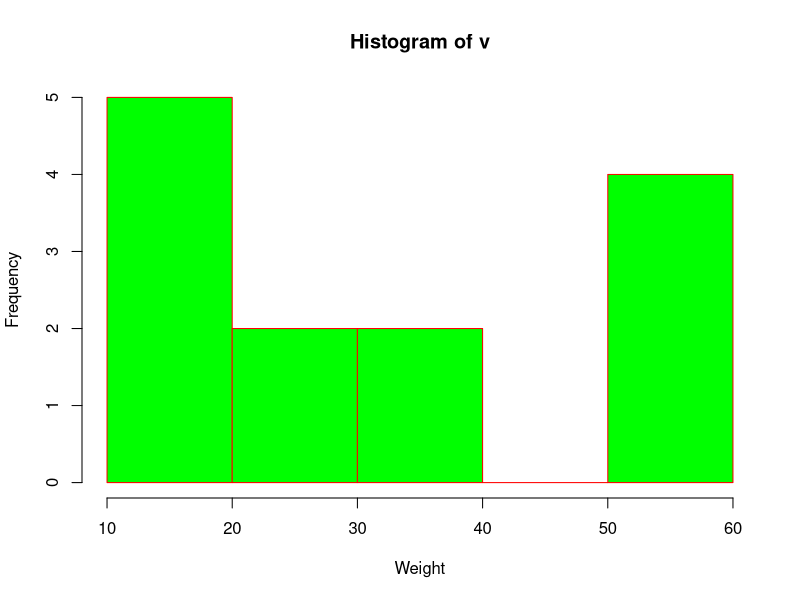
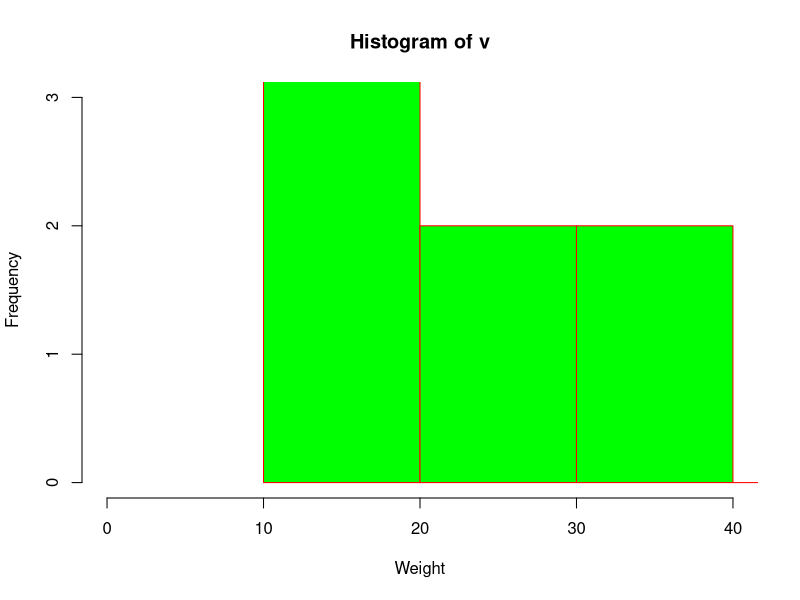

These figures' R source, in order:
#Histograms: Show Frequencies of Numbers

#hist() function

# v: Vector containing numeric values, main; Title, col: Colors of the bars, border: color of borders, xlim: Specify range of values in the X - Axis, ylim: " " Y - Axis, breaks: Width of each bar

v <- c(12,24,16,38,21,13,55,17,39,10,60,59,58)
v

hist(v, xlab = "Weight", ylab = "Frequency", col = "green", border = "red")

#Use of xlim and ylim -

hist(v, xlab = "Weight", ylab = "Frequency", col = "green", border = "red", xlim = c(0, 40), ylim = c(0, 3), breaks = 4)

